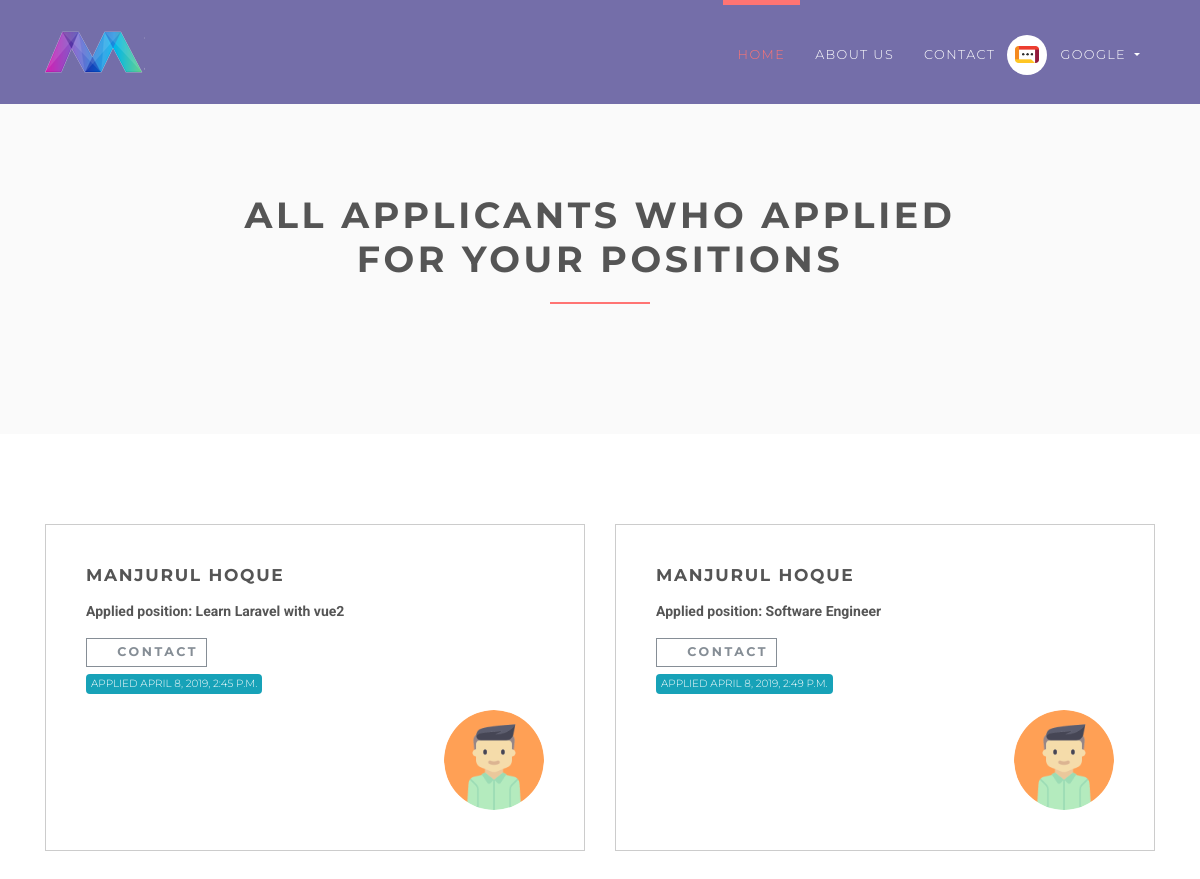
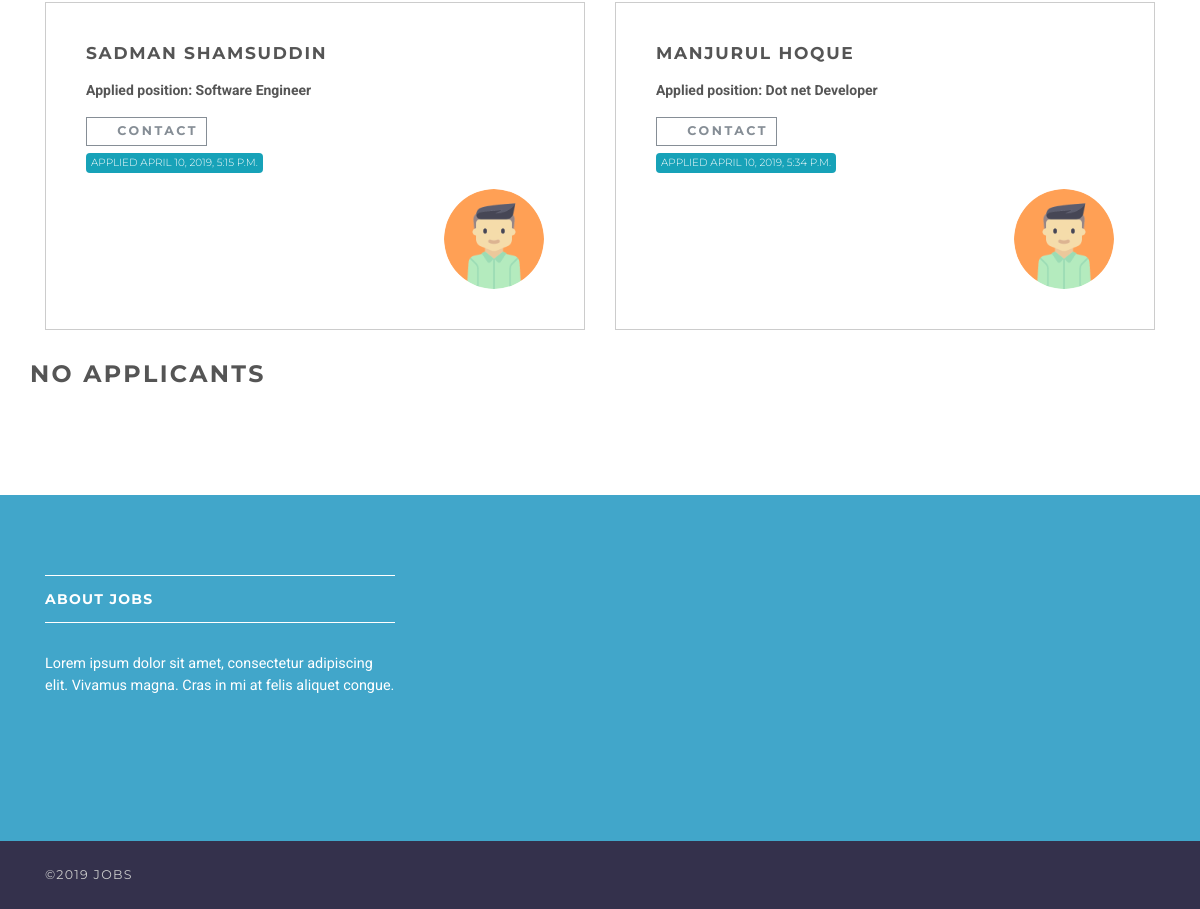
/employer/dashboard/all-applicants (signed in), run on the app's committed database (2 pictures, top to bottom).
### accounts/models.py (models this page shows, shortened)
class User(AbstractUser):
    username = None
    role = models.CharField(max_length=12, error_messages={
        'required': "Role must be provided"
    })
    gender = models.CharField(max_length=10, blank=True, null=True, default="")
    email = models.EmailField(unique=True, blank=False,
                              error_messages={
                                  'unique': "A user with that email already exists.",
                              })
    USERNAME_FIELD = "email"
    REQUIRED_FIELDS = []
    objects = UserManager()

### jobsapp/models.py (models this page shows, shortened)
class Applicant(models.Model):
    user = models.ForeignKey(User, on_delete=models.CASCADE)
    job = models.ForeignKey(Job, on_delete=models.CASCADE, related_name='applicants')
    created_at = models.DateTimeField(default=timezone.now)

class Job(models.Model):
    user = models.ForeignKey(User, on_delete=models.CASCADE)
    title = models.CharField(max_length=300)
    description = models.TextField()
    location = models.CharField(max_length=150)
    type = models.CharField(choices=JOB_TYPE, max_length=10)
    category = models.CharField(max_length=100)
    last_date = models.DateTimeField()
    company_name = models.CharField(max_length=100)
    company_description = models.CharField(max_length=300)
    website = models.CharField(max_length=100, default="")
    created_at = models.DateTimeField(default=timezone.now)
    filled = models.BooleanField(default=False)
    salary = models.IntegerField(default=0, blank=True)

### jobsapp/views/employer.py (the view)
# urls.py: path('all-applicants', ApplicantsListView.as_view(), name='employer-all-applicants'),
class ApplicantsListView(ListView):
    model = Applicant
    template_name = 'jobs/employer/all-applicants.html'
    context_object_name = 'applicants'
    def get_queryset(self):
        return self.model.objects.filter(job__user_id=self.request.user.id)

### templates/jobs/employer/all-applicants.html (shortened to what this page needs)
{% extends 'base.html' %}
{% load static %}
{% block content %}
    <section class="bg-light-gray">
        <div class="container">
            <div class="row">
                <div class="col-lg-8 mx-auto">
                    <h1 class="heading">All applicants who applied for your positions</h1>
                </div>
            </div>
        </div>
    </section>
    <section>
        <div class="container">
            <div class="row">
                {% for applicant in applicants %}
                    <div class="col-lg-6">
                        <div class="box applicant">
                            <h4>{{ applicant.user.get_full_name }}</h4>
                            <p><strong>Applied position: {{ applicant.job.title }}</strong></p>
                            <a href="#" data-toggle="modal" data-target="#contact-modal"
                               class="btn btn-outline-white-secondary btn-sm">
                                <i class="fa fa-envelope"></i>Contact
                            </a>
                            <p>
                                <span class="badge badge-info">Applied {{ applicant.created_at.astimezone }}</span>
                            </p>
                            <div class="d-flex justify-content-between">
                                <p class="intro"></p>
                                <div class="image">
                                    <img src="{% static 'img/avatar.png' %}" alt=""
                                         class="img-fluid rounded-circle">
                                </div>
                            </div>
                        </div>
                    </div>
                {% endfor %}
                {% if is_paginated %}
                    <div class="row">
                        <div class="col-md-12">
                            <nav aria-label="Page navigation example" class="d-flex justify-content-center mt-4 mb-4">
                                <ul class="pagination">
                                    {% if page_obj.has_previous %}
                                        <li class="page-item">
                                            <a href="?page={{ page_obj.previous_page_number }}"
                                               class="page-link">&laquo;</a>
                                        </li>
                                    {% else %}
                                        <li class="page-item disabled">
                                            <a class="page-link">&laquo;</a>
                                        </li>
                                    {% endif %}
                                    {% for i in page_obj.paginator.page_range %}
                                        {% if page_obj.number == i %}
                                            <li class="page-item active">
                                                <a class="page-link">{{ i }}</a>
                                            </li>
                                        {% else %}
                                            <li class="page-item">
                                                <a href="?page={{ i }}" class="page-link">{{ i }}</a>
                                            </li>
                                        {% endif %}
                                    {% endfor %}
                                    {% if page_obj.has_next %}
                                        <li class="page-item">
                                            <a href="?page={{ page_obj.next_page_number }}"
                                               class="page-link">&raquo;</a>
                                        </li>
                                    {% else %}
                                        <li class="page-item disabled">
                                            <a class="page-link">&raquo;</a>
                                        </li>
                                    {% endif %}
                                </ul>
                            </nav>
                        </div>
                    </div>
                {% else %}
                    <h3>No Applicants</h3>
                {% endif %}
            </div>
        </div>
    </section>
{% endblock %}

### templates/base.html (shortened to what this page needs)
{% load static %}
<!DOCTYPE html>
<html>
<head>
    <link rel="stylesheet"
          href="{% static 'vendor/bootstrap/css/bootstrap.min.css' %}">
    <link rel="stylesheet"
          href="{% static 'vendor/font-awesome/css/font-awesome.min.css' %}">
    <link rel="stylesheet"
          href="{% static 'vendor/owl.carousel/assets/owl.carousel.css' %}">
    <link rel="stylesheet"
          href="{% static 'vendor/owl.carousel/assets/owl.theme.default.css' %}">
    <link rel="stylesheet" href="{% static 'css/style.default.css' %}"
          id="theme-stylesheet">
    <link rel="stylesheet" href="{% static 'css/custom.css' %}">
</head>
<body>
<header class="header">
    <nav class="navbar navbar-expand-lg">
        <div class="container">
            <a href="/" class="navbar-brand">
                <img src="{% static 'img/logo-small.png' %}" alt="logo" class="d-none d-lg-block">
            </a>
            <div id="navbarSupportedContent" class="collapse navbar-collapse">
                <ul class="navbar-nav ml-auto">
                    <li class="nav-item active">
                        <a href="/" class="nav-link">Home <span class="sr-only">(current)</span></a>
                    </li>
                    <li class="nav-item">
                        <a href="#" class="nav-link">About Us</a>
                    </li>
                    <li class="nav-item">
                        <a href="#" class="nav-link">Contact</a>
                    </li>
                    {% if request.user.is_authenticated and request.user.role == 'employer' %}
                        <li class="nav-item dropdown">
                            <a id="clientZone" href="#" data-toggle="dropdown"
                               aria-haspopup="true" aria-expanded="false"
                               class="nav-link dropdown-toggle has-img mb-3 mb-lg-0 mt-3 mt-lg-0">
                                <div class="client-menu-image">
                                    <div class="inner">
                                        <img src="{% static 'img/company-1.png' %}"
                                             alt="company image"
                                             class="img-fluid">
                                    </div>
                                </div>
                                {% if request.user.role == 'employee' %}
                                    {{ request.user.first_name }} {{ request.user.last_name }}
                                {% else %}
                                    {{ request.user.first_name }}
                                {% endif %}
                            </a>
                        </li>
                    {% endif %}
                </ul>
            </div>
        </div>
    </nav>
</header>
<div>
    {% block content %} {% endblock %}
</div>
<footer class="footer">
    <div class="footer__block">
        <div class="container">
            <div class="row">
                <div class="col-lg-4 col-md-12 mb-5">
                    <h4 class="h5">About Jobs</h4>
                    <p> Lorem ipsum dolor sit amet, consectetur adipiscing elit. Vivamus magna. Cras in mi at felis
                        aliquet congue. </p>
                </div>
            </div>
        </div>
    </div>
    <div class="footer__copyright">
        <div class="container">
            <div class="row">
                <div class="col-md-6 text-md-left text-center">
                    <p>&copy;2019 Jobs</p>
                </div>
            </div>
        </div>
    </div>
</footer>
</body>
</html>

### data on the page
User: user.first_name "GOOGLE"
Applicant: user.get_full_name "MANJURUL HOQUE", job "Learn Laravel with vue2", created_at.astimezone "APRIL 8, 2019, 2:45 P.M."
Applicant: user.get_full_name "MANJURUL HOQUE", job "Software Engineer", created_at.astimezone "APRIL 8, 2019, 2:49 P.M."
Applicant: user.get_full_name "SADMAN SHAMSUDDIN", job "Software Engineer", created_at.astimezone "APRIL 10, 2019, 5:15 P.M."
Applicant: user.get_full_name "MANJURUL HOQUE", job "Dot net Developer", created_at.astimezone "APRIL 10, 2019, 5:34 P.M."
